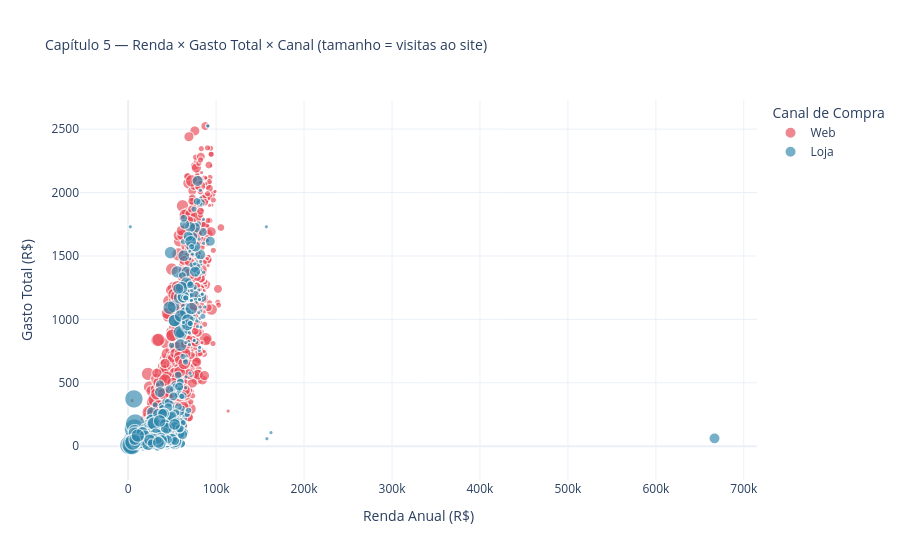

Source (notebook cell):
### Markdown cell above
**Preparação dos Dados**


**Análise:** Construa uma storytelling com gráficos, analisando e retirando insights das informações.

### Code cell
# 
sns.set_theme(style="whitegrid", palette="muted")
CORES = {"loja": "#2E86AB", "web": "#E84855", "neutro": "#F4A261"}
plt.rcParams.update({"figure.dpi": 130, "font.family": "DejaVu Sans"})

df_eda = df.copy()

# Garante a coluna Age
if 'Age' not in df_eda.columns:
    df_eda['Age'] = 2026 - df_eda['Year_Birth']
    
# Gasto total
df_eda['TotalSpent'] = (df_eda['MntWines'] + df_eda['MntFruits'] +
                         df_eda['MntMeatProducts'] + df_eda['MntFishProducts'] +
                         df_eda['MntSweetProducts'] + df_eda['MntGoldProds'])

# Faixa etária
bins   = [0, 35, 50, 65, 100]
labels = ['Jovem (≤35)', 'Adulto (36–50)', 'Meia-idade (51–65)', 'Sênior (>65)']
df_eda['FaixaEtaria'] = pd.cut(df_eda['Age'], bins=bins, labels=labels)

# Faixa de renda
bins_r   = [0, 30000, 55000, 80000, 999999]
labels_r = ['Baixa', 'Média', 'Alta', 'Muito Alta']
df_eda['FaixaRenda'] = pd.cut(df_eda['Income'], bins=bins_r, labels=labels_r)

# Canal dominante
df_eda['CanalDominante'] = np.where(df_eda['WebPurchases'] == 1, 'Web', 'Loja')

print("Pré-processamento complementar concluído.")
print(f"Clientes Web : {(df_eda['CanalDominante']=='Web').sum()}")
print(f"Clientes Loja: {(df_eda['CanalDominante']=='Loja').sum()}")


# VISÃO GERAL: QUEM COMPRA ONDE?
print("""
━━━━━━━━━━━━━━━━━━━━━━━━━━━━━━━━━━━━━━━━━━━━━━━━━━━━━━━━
 CAPÍTULO 1 — VISÃO GERAL: QUEM COMPRA ONDE?
 Qual canal concentra mais clientes? Há perfis distintos?
━━━━━━━━━━━━━━━━━━━━━━━━━━━━━━━━━━━━━━━━━━━━━━━━━━━━━━━━
""")

fig, axes = plt.subplots(1, 2, figsize=(14, 5))
fig.suptitle("Capítulo 1 — Distribuição por Canal de Compra", fontsize=15, fontweight='bold', y=1.02)

# 1a) Pizza — proporção de canal
canal_counts = df_eda['CanalDominante'].value_counts()
axes[0].pie(canal_counts, labels=canal_counts.index,
            autopct='%1.1f%%', startangle=90,
            colors=[CORES['web'], CORES['loja']],
            wedgeprops=dict(edgecolor='white', linewidth=2))
axes[0].set_title("Proporção de Canal Dominante")

# 1b) Countplot por faixa etária e canal
sns.countplot(data=df_eda, x='FaixaEtaria', hue='CanalDominante',
              palette=[CORES['loja'], CORES['web']], ax=axes[1])
axes[1].set_title("Canal Dominante por Faixa Etária")
axes[1].set_xlabel("Faixa Etária")
axes[1].set_ylabel("Nº de Clientes")
axes[1].legend(title="Canal")
axes[1].tick_params(axis='x', rotation=15)

plt.tight_layout()
plt.show()

print("""
📌 INSIGHT 1:
   Aproximadamente metade dos clientes realizou ao menos uma compra online (Web).
   Clientes mais jovens apresentam maior adesão ao canal web, enquanto o público
   sênior ainda favorece a loja física — um padrão clássico de comportamento digital.
""")


# COMPORTAMENTO DE GASTO POR CANAL
print("""
━━━━━━━━━━━━━━━━━━━━━━━━━━━━━━━━━━━━━━━━━━━━━━━━━━━━━━━━
 CAPÍTULO 2 — COMPORTAMENTO DE GASTO POR CANAL
 Clientes web gastam mais? Em quais categorias?
━━━━━━━━━━━━━━━━━━━━━━━━━━━━━━━━━━━━━━━━━━━━━━━━━━━━━━━━
""")

fig, axes = plt.subplots(1, 2, figsize=(14, 5))
fig.suptitle("Capítulo 2 — Gasto Total e por Categoria", fontsize=15, fontweight='bold')

# 2a) Boxplot — gasto total por canal
sns.boxplot(data=df_eda, x='CanalDominante', y='TotalSpent',
            palette=[CORES['loja'], CORES['web']], ax=axes[0])
axes[0].set_title("Gasto Total por Canal Dominante")
axes[0].set_xlabel("Canal")
axes[0].set_ylabel("Gasto Total (R$)")

# 2b) Barplot — média de gasto por categoria e canal
cats = ['MntWines','MntFruits','MntMeatProducts','MntFishProducts','MntSweetProducts','MntGoldProds']
labels_cats = ['Vinhos','Frutas','Carnes','Peixes','Doces','Ouro']
medias = df_eda.groupby('CanalDominante')[cats].mean().T
medias.index = labels_cats

x = np.arange(len(labels_cats))
w = 0.35
axes[1].bar(x - w/2, medias['Loja'], w, label='Loja', color=CORES['loja'], alpha=0.85)
axes[1].bar(x + w/2, medias['Web'],  w, label='Web',  color=CORES['web'],  alpha=0.85)
axes[1].set_xticks(x)
axes[1].set_xticklabels(labels_cats, rotation=15)
axes[1].set_title("Gasto Médio por Categoria e Canal")
axes[1].set_ylabel("Gasto Médio (R$)")
axes[1].legend(title="Canal")

plt.tight_layout()
plt.show()

print("""
📌 INSIGHT 2:
   Clientes web tendem a ter maior gasto total mediano em comparação aos
   exclusivos da loja. Vinhos e Carnes lideram o gasto em ambos os canais,
   mas a diferença é mais pronunciada entre compradores online — indicando
   que o canal web atrai um perfil de maior valor para o negócio.
""")


# RENDA E CANAL: O PODER DE COMPRA IMPORTA?
print("""
━━━━━━━━━━━━━━━━━━━━━━━━━━━━━━━━━━━━━━━━━━━━━━━━━━━━━━━━
 CAPÍTULO 3 — RENDA E CANAL
 A renda influencia a escolha do canal?
━━━━━━━━━━━━━━━━━━━━━━━━━━━━━━━━━━━━━━━━━━━━━━━━━━━━━━━━
""")

fig, axes = plt.subplots(1, 2, figsize=(14, 5))
fig.suptitle("Capítulo 3 — Renda e Canal de Compra", fontsize=15, fontweight='bold')

# 3a) Violinplot renda x canal
df_plot = df_eda[df_eda['Income'].notna()]
sns.violinplot(data=df_plot, x='CanalDominante', y='Income',
               palette=[CORES['loja'], CORES['web']], inner='quartile', ax=axes[0])
axes[0].set_title("Distribuição de Renda por Canal")
axes[0].set_xlabel("Canal")
axes[0].set_ylabel("Renda Anual (R$)")

# 3b) Stacked bar — faixa de renda x canal
renda_canal = (df_eda.groupby(['FaixaRenda','CanalDominante'])
                      .size().unstack(fill_value=0))
renda_canal_pct = renda_canal.div(renda_canal.sum(axis=1), axis=0) * 100
renda_canal_pct.plot(kind='bar', stacked=True, ax=axes[1],
                     color=[CORES['loja'], CORES['web']], alpha=0.85)
axes[1].set_title("% Canal por Faixa de Renda")
axes[1].set_xlabel("Faixa de Renda")
axes[1].set_ylabel("% de Clientes")
axes[1].legend(title="Canal", loc='lower right')
axes[1].tick_params(axis='x', rotation=15)

plt.tight_layout()
plt.show()

print("""
📌 INSIGHT 3:
   Clientes de renda mais alta apresentam maior propensão ao canal web.
   Nas faixas de renda baixa e média, a loja física ainda tem participação
   relevante — sugerindo que a barreira digital pode ter componente
   socioeconômico, além do etário.
""")


#  RECÊNCIA E ENGAJAMENTO
print("""
━━━━━━━━━━━━━━━━━━━━━━━━━━━━━━━━━━━━━━━━━━━━━━━━━━━━━━━━
 CAPÍTULO 4 — RECÊNCIA E VISITAS AO SITE
 Clientes web são mais engajados?
━━━━━━━━━━━━━━━━━━━━━━━━━━━━━━━━━━━━━━━━━━━━━━━━━━━━━━━━
""")

fig, axes = plt.subplots(1, 2, figsize=(14, 5))
fig.suptitle("Capítulo 4 — Recência e Visitas por Canal", fontsize=15, fontweight='bold')

# 4a) KDE — Recência por canal
for canal, cor in [('Loja', CORES['loja']), ('Web', CORES['web'])]:
    subset = df_eda[df_eda['CanalDominante'] == canal]['Recency']
    subset.plot.kde(ax=axes[0], label=canal, color=cor, linewidth=2)
axes[0].set_title("Distribuição de Recência por Canal")
axes[0].set_xlabel("Dias desde última compra")
axes[0].set_ylabel("Densidade")
axes[0].legend(title="Canal")

# 4b) Scatter — Visitas ao site vs Gasto Total
scatter_data = df_eda[df_eda['Income'].notna()]
for canal, cor in [('Loja', CORES['loja']), ('Web', CORES['web'])]:
    sub = scatter_data[scatter_data['CanalDominante'] == canal]
    axes[1].scatter(sub['NumWebVisitsMonth'], sub['TotalSpent'],
                    alpha=0.4, color=cor, label=canal, s=30)
axes[1].set_title("Visitas ao Site vs Gasto Total")
axes[1].set_xlabel("Nº de Visitas ao Site por Mês")
axes[1].set_ylabel("Gasto Total (R$)")
axes[1].legend(title="Canal")

plt.tight_layout()
plt.show()

print("""
📌 INSIGHT 4:
   A distribuição de recência é semelhante entre os canais, indicando que
   a frequência de retorno não distingue fortemente os perfis.
   Porém, clientes web com alto número de visitas mensais ao site concentram
   os maiores gastos totais — reforçando que engajamento digital se converte
   em receita para o e-commerce.
""")


# CAPÍTULO 5 — PLOTLY: PAINEL INTERATIVO FINAL
print("""
━━━━━━━━━━━━━━━━━━━━━━━━━━━━━━━━━━━━━━━━━━━━━━━━━━━━━━━━
 CAPÍTULO 5 — PAINEL INTERATIVO (Plotly)
 Explorando a relação Renda × Gasto × Canal
━━━━━━━━━━━━━━━━━━━━━━━━━━━━━━━━━━━━━━━━━━━━━━━━━━━━━━━━
""")

df_plotly = df_eda[df_eda['Income'].notna()].copy()

fig_plotly = px.scatter(
    df_plotly,
    x='Income',
    y='TotalSpent',
    color='CanalDominante',
    size='NumWebVisitsMonth',
    hover_data=['Age', 'Education', 'FaixaEtaria'],
    color_discrete_map={'Loja': CORES['loja'], 'Web': CORES['web']},
    opacity=0.65,
    title='Capítulo 5 — Renda × Gasto Total × Canal (tamanho = visitas ao site)',
    labels={
        'Income': 'Renda Anual (R$)',
        'TotalSpent': 'Gasto Total (R$)',
        'CanalDominante': 'Canal',
        'NumWebVisitsMonth': 'Visitas/mês'
    }
)
fig_plotly.update_layout(
    template='plotly_white',
    legend_title_text='Canal de Compra',
    title_font_size=14
)
fig_plotly.show()

print("""
📌 INSIGHT 5 (SÍNTESE):
   O painel interativo confirma a narrativa construída ao longo da análise:
   
   ✅ Clientes web tendem a ter renda e gasto total maiores.
   ✅ O tamanho das bolhas (visitas ao site) é maior entre compradores web —
      mostrando que o engajamento digital precede e prediz a compra online.
   ✅ Clientes de loja com alta renda existem, mas são menos engajados digitalmente.
   
   👉 CONCLUSÃO ESTRATÉGICA:
      Para aumentar conversões web, a empresa deve focar em:
      (1) Clientes de renda média-alta ainda não convertidos ao online;
      (2) Estratégias de engajamento digital para faixas etárias mais velhas;
      (3) Personalização de ofertas para os top-spenders já presentes no web.
""")

### Figure 1 — Plotly figure (JSON) as saved in the notebook; plotly's stock layout.template omitted (floating-point values rounded to 4 significant figures; data arrays with more than 128 entries replaced by an {"elided": "..."} marker saying what was removed)
{"data": [{"customdata": {"elided": "1118x3 mixed values"}, "hovertemplate": "Canal=Web<br>Renda Anual (R$)=%{x}<br>Gasto Total (R$)=%{y}<br>Visitas/mês=%{marker.size}<br>Age=%{customdata[0]}<br>Education=%{customdata[1]}<br>FaixaEtaria=%{customdata[2]}<extra></extra>", "legendgroup": "Web", "marker": {"color": "#E84855", "opacity": 0.65, "size": {"elided": "1118 int values"}, "sizemode": "area", "sizeref": 0.05, "symbol": "circle"}, "mode": "markers", "name": "Web", "showlegend": true, "type": "scattergl", "x": {"elided": "1118 float values"}, "xaxis": "x", "y": {"elided": "1118 int values"}, "yaxis": "y"}, {"customdata": {"elided": "1098x3 mixed values"}, "hovertemplate": "Canal=Loja<br>Renda Anual (R$)=%{x}<br>Gasto Total (R$)=%{y}<br>Visitas/mês=%{marker.size}<br>Age=%{customdata[0]}<br>Education=%{customdata[1]}<br>FaixaEtaria=%{customdata[2]}<extra></extra>", "legendgroup": "Loja", "marker": {"color": "#2E86AB", "opacity": 0.65, "size": {"elided": "1098 int values"}, "sizemode": "area", "sizeref": 0.05, "symbol": "circle"}, "mode": "markers", "name": "Loja", "showlegend": true, "type": "scattergl", "x": {"elided": "1098 float values"}, "xaxis": "x", "y": {"elided": "1098 int values"}, "yaxis": "y"}], "layout": {"legend": {"itemsizing": "constant", "title": {"text": "Canal de Compra"}, "tracegroupgap": 0}, "title": {"font": {"size": 14}, "text": "Capítulo 5 — Renda × Gasto Total × Canal (tamanho = visitas ao site)"}, "xaxis": {"anchor": "y", "domain": [0, 1], "title": {"text": "Renda Anual (R$)"}}, "yaxis": {"anchor": "x", "domain": [0, 1], "title": {"text": "Gasto Total (R$)"}}}}
